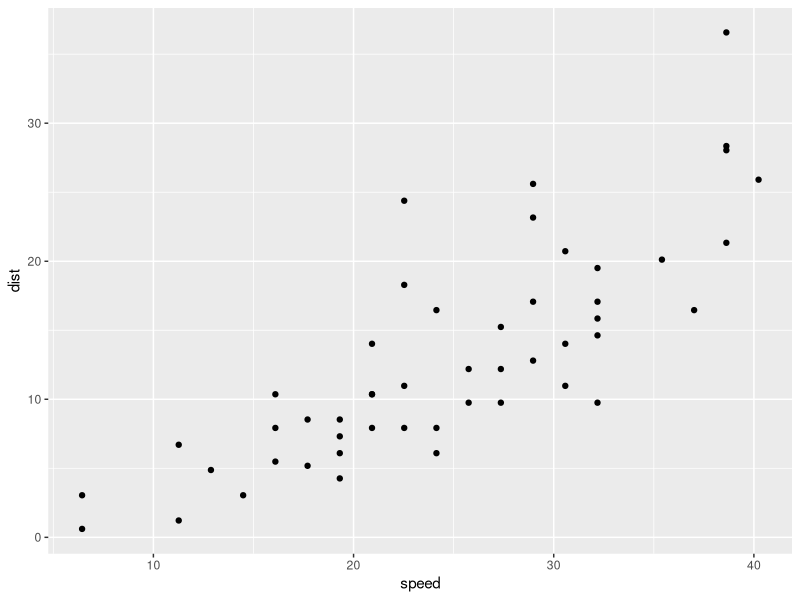
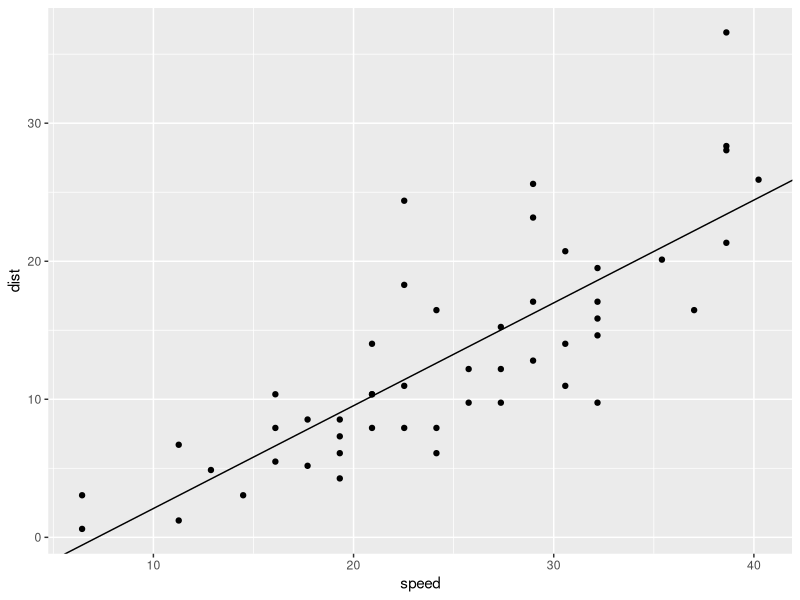

Write the R code that produced these figures, in order.
## ---- chunk 1
knitr::opts_chunk$set(echo = TRUE)
library(tidyverse)
## ---- chunk 2
cars
## ---- chunk 3
summary(lm(dist~speed, data=cars))
## ---- chunk 4
data <- cars %>% 
  mutate(speed = speed*1.609344,
         dist = dist*0.3048)

data %>% 
ggplot(aes(speed, dist)) +
  geom_point()


## ---- chunk 5
data %>% 
ggplot(aes(speed, dist)) +
  geom_point() +
  geom_abline(slope = 0.7448, intercept = -5.3581)
## ---- chunk 6
lin_model <- lm(dist~speed, data = data)
summary(lin_model)
